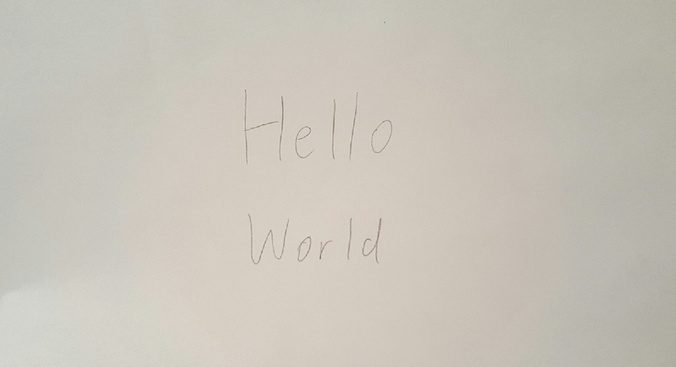
#> input picture test.jpg, 676 x 367 px, shrunk from 1186 x 645 before the run
$ python get_letter_ordering.py   (older library calls are emulated)
#> lines starting #> are read from the running program, lines starting #| are printed output that depends on the picture; after the words box and inside, x2 and y2 are one past the last pixel; in counts of white or black regions, pixels touching at a corner belong together
### extract_letters_from_image.py
import cv2
import numpy as np
from matplotlib import pyplot as plt

import segmentation
import preprocess_image


# Tried to get top answer of SO working
# http://stackoverflow.com/questions/23506105/extracting-text-opencv
# Doesn't work right now...
# [39 lines left out: function detect_letters_test, not called in this run]


# Actually is able to draw bounding boxes
def detect_letters_bounding_boxes(image_file, show_intermediate=False):
#> called with image_file = 'test.jpg', show_intermediate = False
    image = cv2.imread(image_file)
#> image is the input picture: shape (367, 676, 3); mean B, G, R 185.6, 195.6, 200.6
    copy_for_bounding_boxes = cv2.imread(image_file)
    gray = cv2.cvtColor(image, cv2.COLOR_BGR2GRAY)  # grayscale
    # print(gray)
    # _, thresh = cv2.threshold(gray, 165, 255, cv2.THRESH_BINARY_INV)  # threshold
    _, thresh = cv2.threshold(gray, 165, 255, cv2.THRESH_BINARY_INV)  # threshold
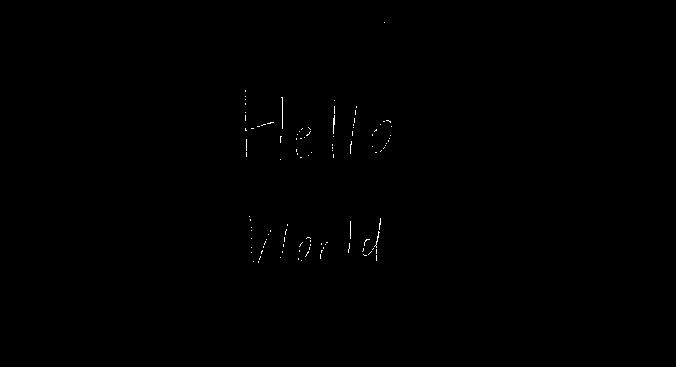
#> thresh: shape (367, 676); 0.17% white in thin lines or dots, all inside (x1, y1, x2, y2) = (245, 22, 392, 263)

    if show_intermediate:
        cv2.imshow("threshold", thresh)

    kernel = cv2.getStructuringElement(cv2.MORPH_RECT, (3, 3))
    dilated = cv2.dilate(thresh, kernel, iterations=7)  # dilate
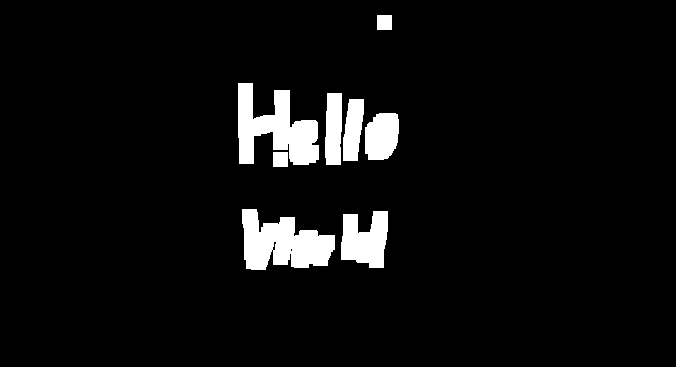
#> dilated: shape (367, 676); 5.4% white; 8 white regions

    if show_intermediate:
        cv2.imshow("dilated", dilated)

    cv2.imwrite("segmentation/dilated.jpg", dilated)

    # dilated = thresh

    contours, hierarchy = cv2.findContours(dilated, cv2.RETR_EXTERNAL, cv2.CHAIN_APPROX_NONE)  # get contours
#> contours = 8 contours; box (x1, y1, x2, y2) and area: (242, 209, 335, 270) 3540, (238, 83, 319, 165) 3534, (341, 211, 388, 268) 1882, (365, 113, 399, 160) 1288, (325, 93, 342, 165) 1033, (343, 99, 364, 161) 925, (273, 152, 288, 167) 196, (377, 15, 392, 30) 196

    bounding_boxes = []
    bounding_boxes_dimensions = []

    # for each contour found, draw a rectangle around it on original image
    for ind, contour in enumerate(contours):
        # get rectangle bounding contour
        [x, y, w, h] = cv2.boundingRect(contour)

        # These "if" statements are subject to change depending on
        # the sizes of the images we use

        # Likely too small
        if h < 40 and w < 40:
            continue

        # discard areas that are too large
        if h > 300 and w > 300:
            continue

        # filename = "bounding_box" + str(ind) + ".jpg"
        # cv2.imwrite(filename, image[y:y + h, x:x + w])
        bounding_boxes.append(copy_for_bounding_boxes[y:y + h, x:x + w])
        bounding_boxes_dimensions.append([x, y, w, h])

        # draw rectangle around contour on original image
        cv2.rectangle(image, (x, y), (x + w, y + h), (255, 0, 255), 2)
#> this loop made 8 passes
#> (x, y, w, h) on passes 1 to 8: (341, 211, 47, 57), (242, 209, 93, 61), (273, 152, 15, 15), (365, 113, 34, 47), (343, 99, 21, 62), (325, 93, 17, 72), (238, 83, 81, 82), (377, 15, 15, 15)
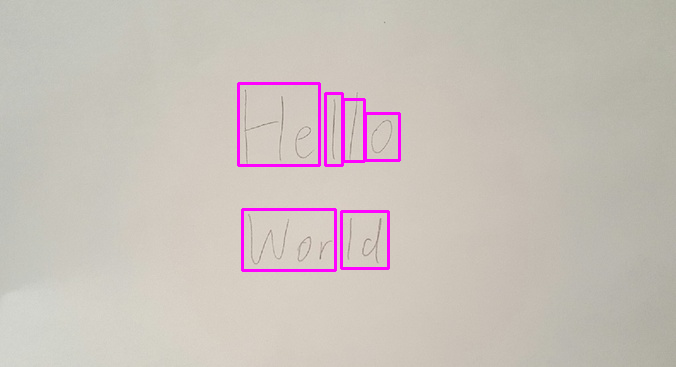
#> image: shape (367, 676, 3); 1.53% of pixels changed, all inside (x1, y1, x2, y2) = (237, 82, 401, 272)
#> after the loop, bounding_boxes = 6 items; bounding_boxes_dimensions = [[341, 211, 47, 57], [242, 209, 93, 61], [365, 113, 34, 47], [343, 99, 21, 62], [325, 93, 17, 72], [238, 83, 81, 82]]

    if show_intermediate:
        for bounding_box in bounding_boxes:
            cv2.imshow("bounding box", bounding_box)
            cv2.waitKey(0)
            cv2.destroyAllWindows()

    # write original image with added contours to disk
    # cv2.imshow("Segmented", image)
    # cv2.waitKey(0)
    # cv2.destroyAllWindows()
    return image, bounding_boxes, bounding_boxes_dimensions


# [17 lines left out: function main, not called in this run]


# [2 lines that do not run on import are left out]

### get_letter_ordering.py
from intervaltree import Interval, IntervalTree
import numpy as np
import extract_letters_from_image

# each bounding box coordinate will have x/y of top left pt and width/height
def get_letter_ordering(bounding_box_coordinates):
    intervals = IntervalTree()
    for i, bounding_box_coord in enumerate(bounding_box_coordinates):
        [x, y, w, h] = bounding_box_coord
        intervals[y:y+h] = i
    # intervals of heights
    intervals.merge_overlaps()
    # print(intervals)

    interval_to_bounding_boxes = {}
    for interval in intervals:
        interval_to_bounding_boxes[interval] = []
    for i, bounding_box_coord in enumerate(bounding_box_coordinates):
        [x, y, w, h] = bounding_box_coord
        overlapping_set = intervals[y:y+h]

        if len(overlapping_set) != 1:
            raise Exception("Should not happen since we merged all intervals previously.")

        overlapping_interval = list(overlapping_set)[0]

        interval_to_bounding_boxes[overlapping_interval].append(i)

    # print(interval_to_bounding_boxes)

    # order is ordered list of lines with each line
    # a list of ordered indices of bounding boxes
    order = []

    # distances is 2D list of distances between each letter in each line
    distances = []

    # widths of letters
    widths = []

    for i, interval in enumerate(sorted(interval_to_bounding_boxes)):
        bounding_box_index_list = interval_to_bounding_boxes[interval]
        interval_for_line = IntervalTree()
        order.append([])
        distances.append([])
        widths.append([])

        for bounding_box_index in bounding_box_index_list:
            bounding_box_coordinate = bounding_box_coordinates[bounding_box_index]
            [x, y, w, h] = bounding_box_coordinate
            widths[i].append(w)
            # print(bounding_box_index)
            interval_for_line[x:x+w] = bounding_box_index
        interval_for_line = sorted(interval_for_line)
        # print(interval_for_line)

        for interval in interval_for_line:
            index = interval[2]
            if order[i] != []:
                # print(order[i][-1])
                [x2, y2, w2, h2] = bounding_box_coordinates[order[i][-1]]
                # print(interval[0])
                distances[i].append(interval[0]-(x2+w2))
            order[i].append(index)

    final_ordering = []
    # print(widths)
    # print(distances)
    # print(order)
    for i, line in enumerate(distances):
        final_ordering.append([])
        curr_word = [order[i][0]]
        max_width_letter = sorted(widths[i])[int(len(widths[i]) * .75)]
        for j, distance in enumerate(line):
            # print(curr_word)
            if distance < max_width_letter:
                curr_word.append(order[i][j+1])
            else:
                print(curr_word)
                final_ordering[i].append(curr_word)
                curr_word = [order[i][j+1]]
        if curr_word != []:
            final_ordering[i].append(curr_word)

    # print(final_ordering)

    return final_ordering


def main():
    image_file = "test.jpg"
    image, bounding_boxes, bounding_boxes_dimensions = extract_letters_from_image.detect_letters_bounding_boxes(
        image_file)
#> bounding_boxes = 6 items
    final_ordering = get_letter_ordering(bounding_boxes_dimensions)
    print(final_ordering)


if __name__ == "__main__":
    main()
#> (the call stopped at in get_letter_ordering, `intervals = IntervalTree()`: intervaltree is not available in this run)

$ run again, with bounding_box10.jpg copied over test.jpg
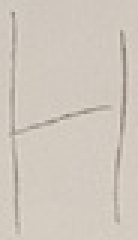
#> input picture bounding_box10.jpg, 46 x 80 px, shrunk from 81 x 141 before the run (shown 3 times larger)
#> in detect_letters_bounding_boxes, image is the input picture: shape (80, 46, 3); mean B, G, R 189, 199.2, 207.7
#> in detect_letters_bounding_boxes, `_, thresh = cv2.threshold(gray, 165, 255, cv2.THRESH_BINARY_INV)`:
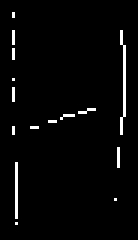
#> thresh: shape (80, 46) (shown 3 times larger); 2.7% white in thin lines or dots, all inside (x1, y1, x2, y2) = (4, 4, 42, 75)
#> dilated: shape (80, 46); 63.4% white; 2 black regions
#> contours = 1 contour; box (x1, y1, x2, y2) and area: (0, 0, 46, 80) 2154
#> the loop in detect_letters_bounding_boxes, `for ind, contour in enumerate(contours):` made 1 pass
#> (ind, x, y, w, h) on pass 1: (0, 0, 0, 46, 80)
#> after the loop in detect_letters_bounding_boxes, `for ind, contour in enumerate(contours):`:
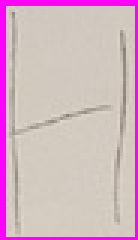
#> image: shape (80, 46, 3) (shown 3 times larger); 10.03% of pixels changed, all inside (x1, y1, x2, y2) = (0, 0, 46, 80)
#> after the loop in detect_letters_bounding_boxes, `for ind, contour in enumerate(contours):`: bounding_boxes = 1 item; bounding_boxes_dimensions = [[0, 0, 46, 80]]
#> in main, `image, bounding_boxes, bounding_boxes_dimensions = extract_letters_fro..`: bounding_boxes = 1 item; bounding_boxes_dimensions = [[0, 0, 46, 80]]
